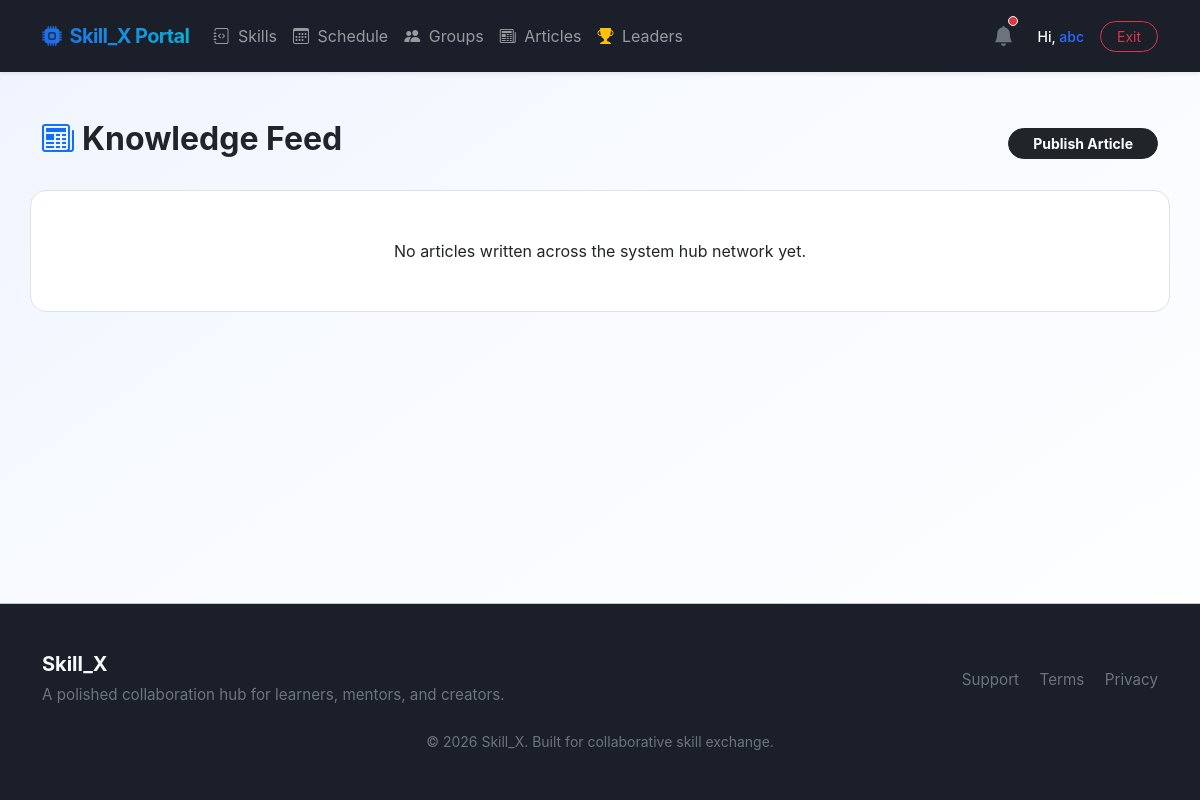
Page /blog/ (signed in) on the earlier database version.
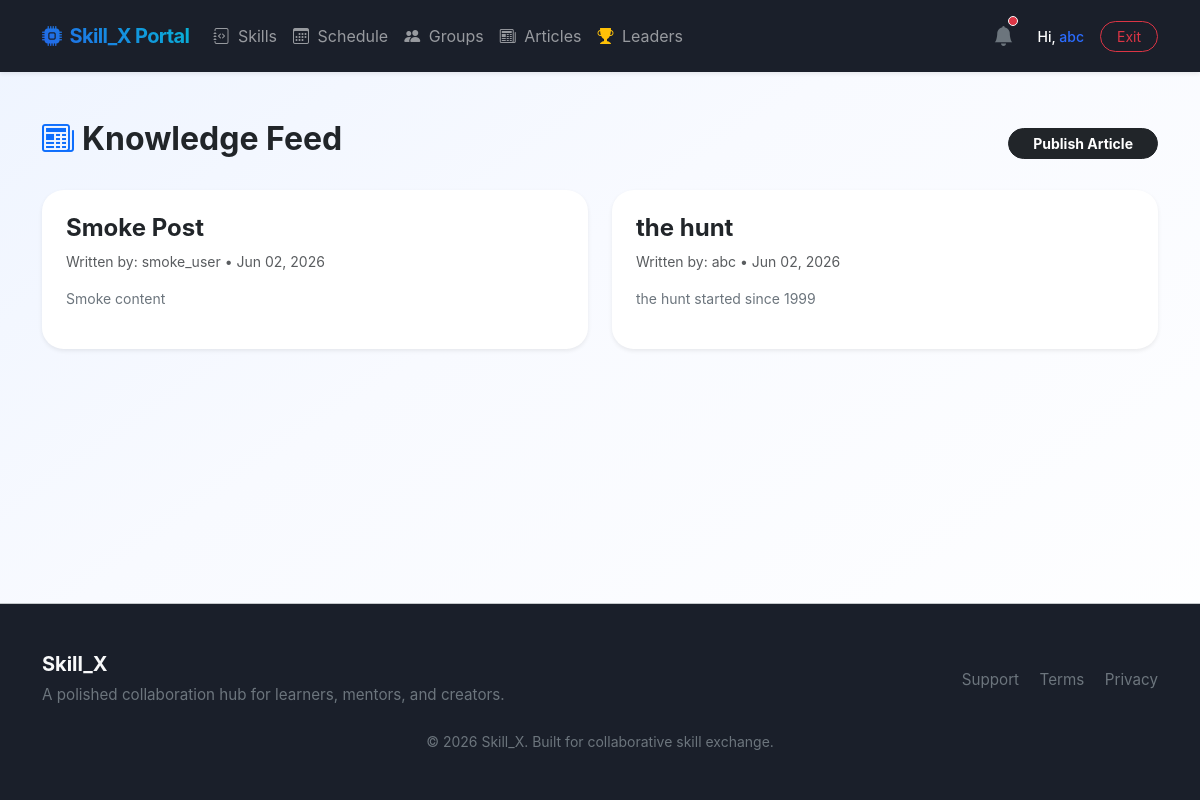
Same page on the later database version.
### blog/models.py (models this page shows, shortened)
class BlogPost(models.Model):
    title = models.CharField(max_length=200)
    content = models.TextField()
    author = models.ForeignKey(User, on_delete=models.CASCADE)
    created_at = models.DateTimeField(auto_now_add=True)
    updated_at = models.DateTimeField(auto_now=True)

### blog/views.py (the view)
# urls.py: path('', views.blog_list, name='blog_list'),
@login_required
def blog_list(request):
    posts = BlogPost.objects.all().order_by('-created_at')
    return render(request, 'blog_list.html', {'posts': posts})

### accounts/context_processors.py (called while the page is built)
def platform_context(request):
    if request.user.is_authenticated:
        from accounts.models import RoleAssignment
        try:
            role_meta = RoleAssignment.objects.get(user=request.user)
            return {'USER_ROLE': role_meta.role}
        except RoleAssignment.DoesNotExist:
            return {'USER_ROLE': 'LEARNER'}
    return {'USER_ROLE': 'ANONYMOUS'}

### blog/templates/blog_list.html
{% extends 'base.html' %}
{% block content %}
<div class="d-flex justify-content-between align-items-center mb-4">
    <h2 class="fw-bold text-dark"><i class="bi bi-newspaper text-primary me-2"></i>Knowledge Feed</h2>
    <a href="{% url 'create_blog_post' %}" class="btn btn-dark rounded-pill px-4 btn-sm fw-bold">Publish Article</a>
</div>
<div class="row g-4">
    {% for post in posts %}
    <div class="col-md-6">
        <div class="card glass-card border-0 shadow-sm p-4 bg-white h-100">
            <h4 class="fw-bold text-dark">{{ post.title }}</h4>
            <small class="text-muted mb-3 d-block">Written by: {{ post.author.username }} • {{ post.created_at|date:"M d, Y" }}</small>
            <p class="text-secondary small">{{ post.content }}</p>
        </div>
    </div>
    {% empty %}
    <div class="col-12 text-center py-5 bg-white rounded-4 border border-dashed">No articles written across the system hub network yet.</div>
    {% endfor %}
</div>
{% endblock %}

### skill_X/templates/base.html (shortened to what this page needs)
<!DOCTYPE html>
<html lang="en">
<head>
    <link href="https://cdn.jsdelivr.net/npm/bootstrap@5.3.3/dist/css/bootstrap.min.css" rel="stylesheet">
    <link href="https://cdn.jsdelivr.net/npm/bootstrap-icons@1.11.3/font/bootstrap-icons.css" rel="stylesheet">
    {% load static %}
<link rel="stylesheet" href="{% static 'style.css' %}">
</head>
<body class="d-flex flex-column">
    {% include 'navbar.html' %}
    <main class="container py-5 my-auto">
        {% block content %}{% endblock %}
    </main>
    {% include 'footer.html' %}
</body>
</html>

### skill_X/templates/navbar.html (shortened to what this page needs)
<nav class="navbar navbar-expand-lg navbar-dark bg-dark sticky-top shadow-sm">
    <div class="container">
        <a class="navbar-brand fw-bold text-gradient d-flex align-items-center" href="{% url 'dashboard' %}">
            <i class="bi bi-cpu-fill text-info me-2"></i> Skill_X Portal
        </a>
        <div class="collapse navbar-collapse" id="mainNavbar">
            <ul class="navbar-nav me-auto mb-2 mb-lg-0">
                <li class="nav-item"><a class="nav-link" href="{% url 'list_skills' %}"><i class="bi bi-journal-code me-1"></i> Skills</a></li>
                <li class="nav-item"><a class="nav-link" href="{% url 'calendar_matrix' %}"><i class="bi bi-calendar3 me-1"></i> Schedule</a></li>
                <li class="nav-item"><a class="nav-link" href="{% url 'list_groups' %}"><i class="bi bi-people-fill me-1"></i> Groups</a></li>
                <li class="nav-item"><a class="nav-link" href="{% url 'blog_list' %}"><i class="bi bi-newspaper me-1"></i> Articles</a></li>
                <li class="nav-item"><a class="nav-link" href="{% url 'global_scoreboard' %}"><i class="bi bi-trophy-fill text-warning me-1"></i> Leaders</a></li>
            </ul>
            <div class="d-flex align-items-center gap-3">
                {% if user.is_authenticated %}
                    <a href="{% url 'alert_inbox' %}" class="text-light position-relative me-2 decoration-none">
                        <i class="bi bi-bell-fill fs-5 text-secondary hover-light"></i>
                        <span class="position-absolute top-0 start-100 translate-middle p-1 bg-danger border border-light rounded-circle" style="width:8px; height:8px;"></span>
                    </a>
                    <a href="{% url 'view_and_edit_profile' %}" class="text-white text-decoration-none fw-medium small">
                        Hi, <span class="text-info">{{ user.username }}</span>
                    </a>
                    <form action="{% url 'logout' %}" method="post" class="m-0">
                        <button type="submit" class="btn btn-sm btn-outline-danger rounded-pill px-3">Exit</button>
                    </form>
                {% else %}
                    <a href="{% url 'login' %}" class="btn btn-sm btn-outline-light rounded-pill px-3">Sign In</a>
                    <a href="{% url 'register' %}" class="btn btn-sm btn-info text-dark fw-bold rounded-pill px-3">Join Us</a>
                {% endif %}
            </div>
        </div>
    </div>
</nav>

### skill_X/templates/footer.html
<footer class="py-5 bg-dark text-light mt-auto border-top border-secondary-subtle">
    <div class="container">
        <div class="row gy-4 align-items-center">
            <div class="col-md-6 text-center text-md-start">
                <h5 class="fw-bold mb-2">Skill_X</h5>
                <p class="mb-0 text-secondary">A polished collaboration hub for learners, mentors, and creators.</p>
            </div>
            <div class="col-md-6 text-center text-md-end">
                <a href="#" class="text-secondary text-decoration-none me-3">Support</a>
                <a href="#" class="text-secondary text-decoration-none me-3">Terms</a>
                <a href="#" class="text-secondary text-decoration-none">Privacy</a>
            </div>
        </div>
        <div class="text-center mt-4">
            <p class="mb-0 small text-secondary">&copy; 2026 Skill_X. Built for collaborative skill exchange.</p>
        </div>
    </div>
</footer>

### static/style.css (style rules this page uses)
body { background: linear-gradient(145deg, #eef4ff 0%, #f8faff 40%, #ffffff 100%); min-height: 100vh; font-family: Inter, system-ui, -apple-system, BlinkMacSystemFont, "Segoe UI", sans-serif; }
.glass-card { background: rgba(255, 255, 255, 0.82); backdrop-filter: blur(18px); border: 1px solid rgba(255, 255, 255, 0.8); }
.card { border-radius: 1.35rem; }
.navbar { padding-top: 1rem; padding-bottom: 1rem; }
.navbar-brand { font-weight: 800; letter-spacing: -0.03em; }
footer { border-top: 1px solid rgba(33, 37, 41, 0.08); }
footer p, footer a { font-size: 0.95rem; }
.bg-dark { background-color: #1a1f2a !important; }
.text-info { color: #2b6cff !important; }

### skill_X/templates/base.html (style rules this page uses)
body { background: linear-gradient(160deg, #f5f7ff 0%, #eef3ff 48%, #f8fcff 100%); font-family: Inter, system-ui, -apple-system, BlinkMacSystemFont, 'Segoe UI', Roboto, Oxygen, Ubuntu, Cantarell, sans-serif; min-height: 100vh; display: flex; flex-direction: column; }
main { flex: 1 0 auto; }
.glass-card { background: rgba(255, 255, 255, 0.88); backdrop-filter: blur(18px); border: 1px solid rgba(255, 255, 255, 0.7); border-radius: 1.5rem; }
.text-gradient { background: linear-gradient(45deg, #2563eb, #06b6d4); -webkit-background-clip: text; -webkit-text-fill-color: transparent; }

Differences in the rows shown:
added BlogPost: title "Smoke Post", author.username "smoke_user", created_at "Jun 02, 2026", content "Smoke content"
added BlogPost: title "the hunt", author.username "abc", created_at "Jun 02, 2026", content "the hunt started since 1999"
Other differences:
text no longer shown: "No articles written across the system hub network yet."
